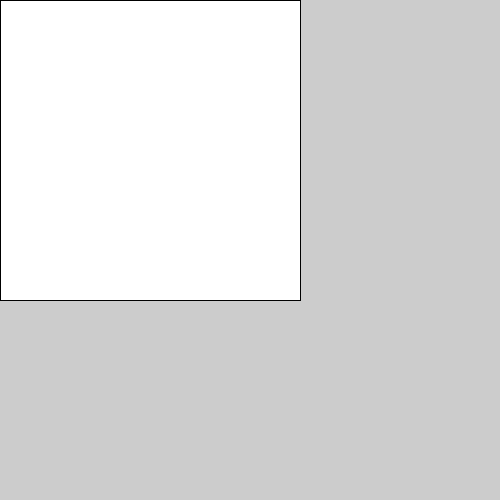
Frame 1 (no input)
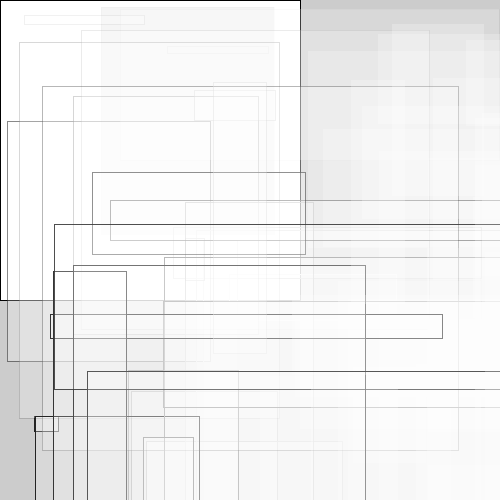
Frame 60 (the mouse pressed at the canvas centre just before this capture)
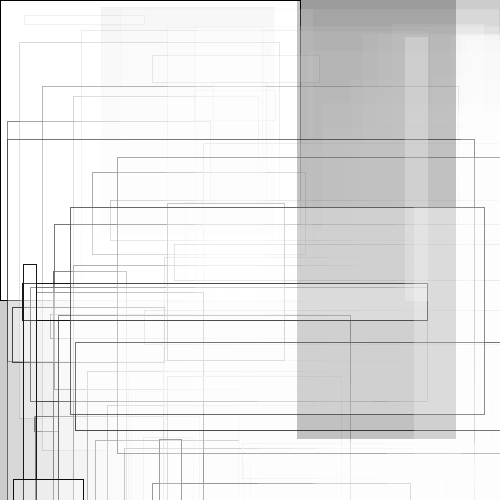
Frame 120 (the mouse held since frame 60 and released just before this capture)

The Processing sketch that drew these frames (run headless with seeded random() and noise(); from frame 60 on, the mouse is pressed at the canvas centre):

// Processing sketch: random_straight_lines
// ── random_straight_lines.pde
int xrand = 300;
int yrand = 300;
int py = 0;
int px = 0;
int x;
int y;
float n1;
float n = noise(n1)*100;
 
void setup() {
    size(500, 500);
    smooth();
    frameRate(600);
}
 
void draw() {
    x = xrand;
    y = yrand;
    rect(px, py, x, y);
    xrand = (int) random(0, width);
    yrand = (int) random(0, height);
    px = x;
    py = y;
    stroke(px,py);
    fill(n*py/2,n*py/2,n*py/2,n);
}
 
void mousePressed() {
    println(xrand, yrand, px, py, x, y);
}
